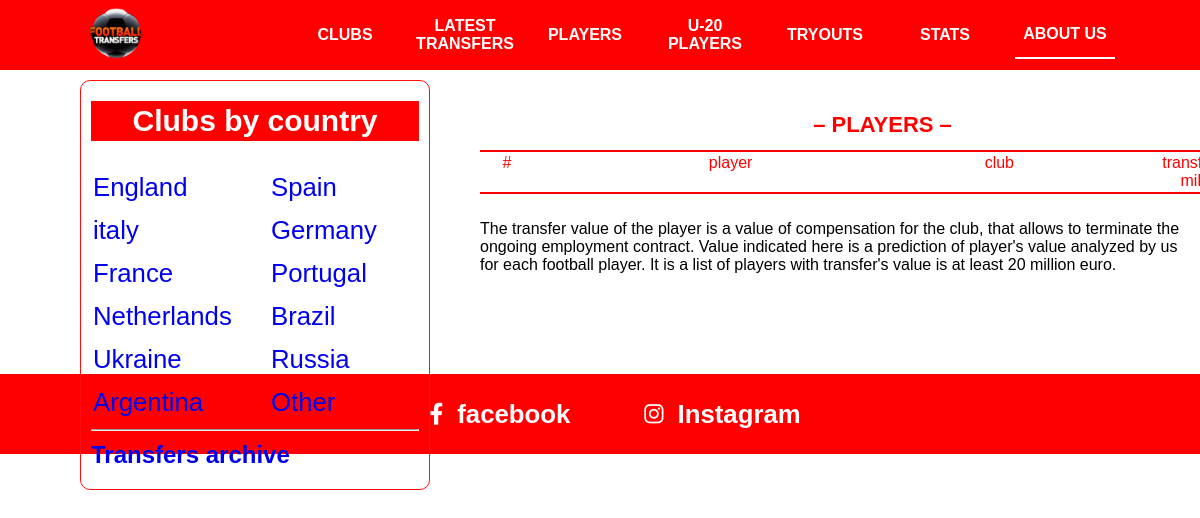
Page /players/ on the earlier database version.
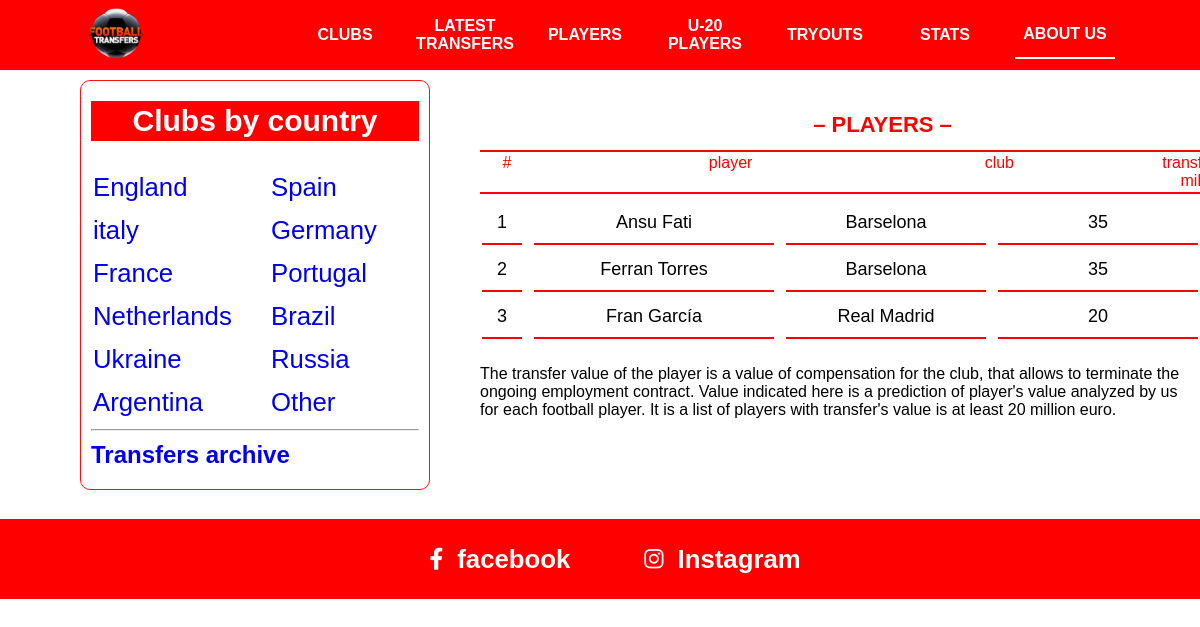
Same page on the later database version.
### asosiy/models.py (models this page shows, shortened)
class Player(models.Model):
    ism = models.CharField(max_length=30)
    davlat = models.ForeignKey(Davlat, on_delete=models.CASCADE)
    tugulgan_sana = models.DateField()
    narx = models.PositiveSmallIntegerField()
    club = models.ForeignKey(Club, on_delete=models.SET_NULL, null=True)
    pozitsiya = models.CharField(max_length=30)

class Club(models.Model):
    nom = models.CharField(max_length=30)
    logo = models.FileField(blank=True)
    davlat = models.ForeignKey(Davlat, on_delete=models.CASCADE)
    president = models.CharField(max_length=30, blank=True)
    coach = models.CharField(max_length=30, blank=True)
    yili = models.DateField(blank=True)
    record_transfer = models.CharField(max_length=30, blank=True)
    record_sotuv = models.CharField(max_length=30, blank=True)
    def __str__(self):
        return self.nom

### asosiy/views.py (the view)
# urls.py: path('players/', players),
def players(requests):
    content = {
        "players": Player.objects.all()
    }
    return render(requests, "players.html", content)

### templates/players.html
{% extends 'header.html' %}
{% block content %}
  <div class="nav">
        <h2>– PLAYERS –</h2>
        <table class="content-nav">
            <thead>
              <tr>
                <td>#</td>
                <td>player</td>
                <td>club</td>
                <td>transfer value, <br> mill. euro</td>
              </tr>
            </thead>
          </table>
    </div>
    <div class="content">
        <table class="playerss">
            {% for player in players %}
          <tr>
            <td>{{player.id}}</td>
            <td>{{player.ism}}</td>
            <td>{{player.club}}</td>
            <td>{{player.narx}}</td>
          </tr>
            {% endfor %}
          </table>
        <p> The transfer value of the player is a value of compensation for the  club, that allows to terminate the ongoing employment contract. Value indicated here  is a prediction of player's value analyzed by us for each football player. It is a list of players with transfer's value is at least 20 million euro.</p>
      </div>
{% endblock %}

### templates/header.html (shortened to what this page needs)
<!DOCTYPE html>
<html>
  <head>
    {% load static %}
    <link rel="stylesheet" type="text/css" media="screen" href="{% static 'css/main.css' %}" />
    <link
      rel="stylesheet"
      href="https://cdnjs.cloudflare.com/ajax/libs/font-awesome/6.1.1/css/all.min.css"
    />
  </head>
  <body>
    <div class="container">
      <div class="navbar">
        <div class="icon">
          <a href="./index.html">
            <img src="img/12252568_173-removebg-preview.png" alt="" />
          </a>
        </div>
        <div class="links">
          <div><a href="./clubs.html">CLUBS</a></div>
          <div><a href="./latest-transfers.html">LATEST TRANSFERS</a></div>
          <div><a href="./players.html">PLAYERS</a></div>
          <div><a href="./U-20 players.html">U-20 PLAYERS</a></div>
          <div><a href="./tryouts.html">TRYOUTS</a></div>
          <div><a href="./stats.html">STATS</a></div>
          <div class="navActive"><a href="#">ABOUT US</a></div>
        </div>
      </div>
      <div class="country-clubs">
        <h2 id="title">Clubs by country</h2>
        <div class="country">
          <div>
            <h3><a href="./countries/england.html">England</a> <br /></h3>
            <h3><a href="./countries/italy.html">italy</a> <br /></h3>
            <h3><a href="./countries/france.html">France</a> <br /></h3>
            <h3>
              <a href="./countries/netherlands.html">Netherlands</a> <br />
            </h3>
            <h3><a href="./countries/ukraine.html">Ukraine</a> <br /></h3>
            <h3><a href="./countries/argentina.html">Argentina</a> <br /></h3>
          </div>
          <div>
            <h3><a href="./countries/spain.html">Spain</a> <br /></h3>
            <h3><a href="./countries/germany.html">Germany</a> <br /></h3>
            <h3><a href="./countries/portugal.html">Portugal</a> <br /></h3>
            <h3><a href="./countries/brazil.html">Brazil</a> <br /></h3>
            <h3><a href="./countries/russia.html">Russia</a> <br /></h3>
            <h3><a href="./countries/other.html">Other</a> <br /></h3>
          </div>
        </div>
         <hr>
        <h2><a href="/transfer-archive/">Transfers archive</a></h2>
      </div>
        {% block content %}
        {% endblock %}
        <div class="footer">
        <a href="https://www.facebook.com/topfootballtransfers/">
          <div>
            <i class="fa-brands fa-facebook-f"></i> &nbsp;
            <h3>facebook</h3>
          </div>
        </a>
        <a href="https://www.instagram.com/topfootballtransfers/">
          <div>
            <i class="fa-brands fa-instagram"></i> &nbsp;
            <h3>Instagram</h3>
          </div>
        </a>
      </div>
    </div>
  </body>
</html>

### static/css/main.css (style rules this page uses)
* { margin: 0; padding: 0; box-sizing: border-box; }
.container { width: 100% !important; display: inline-block; font-family: sans-serif; }
.container .navbar { width: 100%; background-color: red; display: flex; align-items: center; justify-content: space-around; position: fixed; z-index: 99; height: 70px !important; }
.container .navbar .icon { width: 100px; overflow: hidden; }
.container .navbar .icon img { width: 130%; margin-left: -14%; }
.container .navbar .links { z-index: 999; display: flex; }
.container .navbar .links div { width: 100px; text-align: center; display: flex; align-items: center; margin-right: 20px; }
.container .navbar .links div a { color: white; font-weight: 700; text-decoration: none; width: 100px !important; height: 45px; display: flex; align-items: center; justify-content: center; }
.container .navActive { border-bottom: 2px solid white !important; }
.country-clubs { width: 350px; border: 1px solid rgb(255, 16, 16); border-radius: 10px; position: fixed; top: 80px; left: 80px; padding: 10px 10px; padding-bottom: 10px; }
.country-clubs h2 { margin: 10px 0px; transition: all 0.3s ease; }
.country-clubs h2 a { text-decoration: none; }
.country-clubs #title { font-size: 30px; background-color: red; color: white; text-align: center; line-height: 40px; }
.country-clubs .country { width: 100%; display: flex; flex-wrap: wrap; justify-content: space-between; font-size: 22px; margin-top: 20px; }
.country-clubs .country div { width: 150px; height: 100%; }
.country-clubs .country h3 { font-weight: 100 !important; margin: 10px 0px !important; width: 100%; padding: 2px 2px; transition: all 0.3s ease; }
.country-clubs .country h3 a { text-decoration: none; margin-top: 20px !important; }
.nav { width: 805px; background-color: white; position: fixed; left: 480px; top: 70px; }
.nav h2 { text-align: center; color: red; line-height: 50px; padding-top: 30px; font-size: 22px; }
.playerss { width: 100%; }
.playerss tr { display: flex; flex-wrap: wrap; justify-content: space-between; }
.playerss tr td { width: 200px; margin-bottom: 4px; padding: 10px 0px; font-size: 18px; border-bottom: 2px solid rgb(255, 0, 0); text-align: center; }
.players tr td:nth-child(2), .top-players tr td:nth-child(2), .playerss tr td:nth-child(2) { width: 240px; }
.players tr td:nth-child(1), .top-players tr td:nth-child(1), .playerss tr td:nth-child(1) { width: 40px !important; }
.content { max-width: 800px; margin-left: 480px; margin-top: 200px; padding-bottom: 100px; }
.content p, .content b { margin-top: 20px; }
.content-nav { border-top: 2px solid rgb(255, 0, 0); border-bottom: 2px solid rgb(255, 0, 0); width: 100%; }
.content-nav tr { display: flex; justify-content: space-between !important; }
.content-nav tr td { width: 140px; color: red; text-align: center; }
.content-nav tr td:nth-child(1) { width: 50px; }
.content-nav tr td:nth-child(2) { width: 250px; }
.footer { width: 100%; background-color: red; height: 80px; display: flex; align-items: center; justify-content: center; font-size: 22px; padding-left: 80px; }
.footer a { margin-right: 50px; color: white; text-decoration: none; word-spacing: 8px; padding: 4px 12px; border-radius: 5px; transition: all 0.3s ease; }
.footer a div { display: flex; align-items: center; }

Differences in the rows shown:
added Player: id "1", ism "Ansu Fati", club "Barselona", narx "35"
added Player: id "2", ism "Ferran Torres", club "Barselona", narx "35"
added Player: id "3", ism "Fran García", club "Real Madrid", narx "20"
